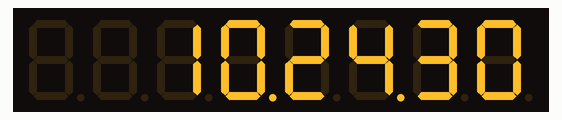
Simulated run of this program. Board: Raspberry Pi (header pin numbers). Parts: 8-digit seven-segment display. The clock reads 2024-03-15 10:24:30 at power-on unless the program sets it.

Above: at 0.1 s.
At 5.1 s:
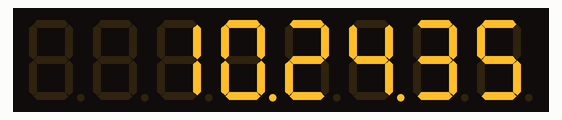
At 11.1 s:
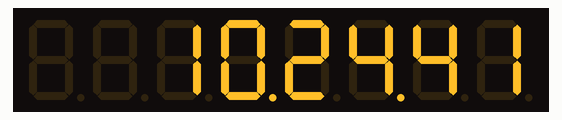
At 19.1 s:
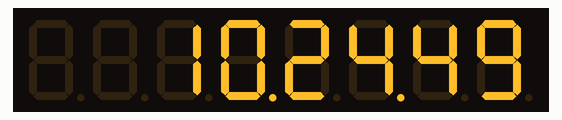
At 28.1 s:
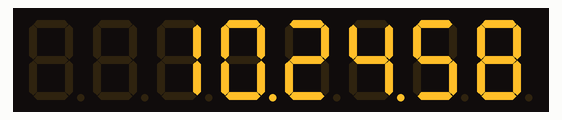
At 38.1 s:
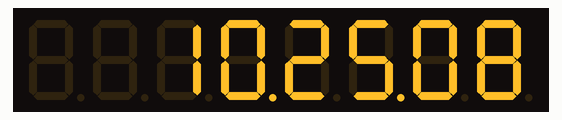

The program:

index.py
```python
import time
from datetime import datetime
import RPi.GPIO as GPIO

from luma.led_matrix.device import max7219
from luma.core.interface.serial import spi, noop
from luma.core.virtual import viewport, sevensegment

PIN_I = 3


def init():
    GPIO.setwarnings(False)
    GPIO.setmode(GPIO.BOARD)

def outp(pin:int):
    GPIO.setup(pin,GPIO.OUT)

def inp(pin:int):
    GPIO.setup(pin,GPIO.IN)

class Main:
    def __init__(self) -> None:
        init()

        self.serial = spi(port=0, device=0, gpio=noop())
        self.device = max7219(self.serial, cascaded=1)
        self.seg = sevensegment(self.device)

        self.clock()

    def clock(self):
        while True:
            now = datetime.now()
            self.seg.text = now.strftime("  %H.%M.%S")
            time.sleep(1)


def main():
    Main()

if __name__ == '__main__':
    main()
```

Measured:
- what the display in image 2 shows lasts 1.0 s, from 11.0 s to 12.0 s
